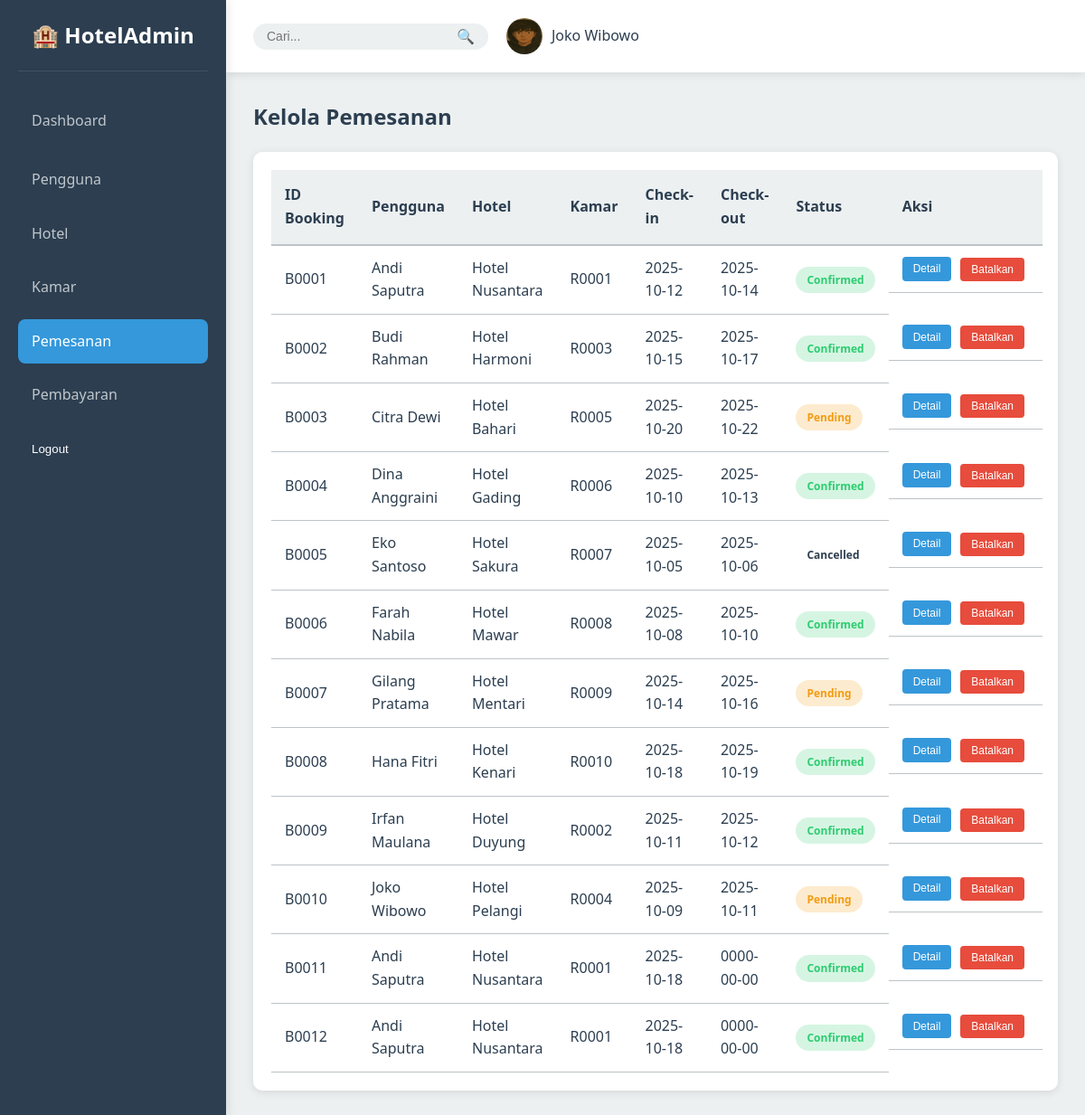
The page /admin_side/admin.php?page=bookings (signed in) on the database its author committed.
### tables this page shows
CREATE TABLE `booking` (
  `booking_id` varchar(10) NOT NULL,
  `user_id` varchar(10) DEFAULT NULL,
  `hotel_id` varchar(10) DEFAULT NULL,
  `booking_date` datetime DEFAULT current_timestamp(),
  `status` enum('pending','confirmed','cancelled') DEFAULT 'pending'
);

CREATE TABLE `user` (
  `user_id` varchar(5) NOT NULL,
  `name` varchar(100) DEFAULT NULL,
  `email` varchar(100) DEFAULT NULL,
  `password` varchar(64) DEFAULT NULL,
  `role` enum('customer','admin') DEFAULT 'customer'
);

CREATE TABLE `hotel` (
  `hotel_id` varchar(10) NOT NULL,
  `hotel_name` varchar(150) NOT NULL,
  `address` text NOT NULL,
  `phone_no` varchar(20) DEFAULT NULL,
  `email` varchar(100) DEFAULT NULL,
  `star_rating` decimal(2,1) DEFAULT NULL,
  `available_room` int(11) DEFAULT NULL,
  `add_on` text DEFAULT NULL,
  `image_url` varchar(255) DEFAULT NULL
);

CREATE TABLE `booking_detail` (
  `detail_id` varchar(10) NOT NULL,
  `booking_id` varchar(10) DEFAULT NULL,
  `room_id` varchar(10) DEFAULT NULL,
  `check_in` date NOT NULL,
  `check_out` date NOT NULL,
  `price_per_night` decimal(10,2) DEFAULT NULL,
  `total_price` decimal(12,2) DEFAULT NULL,
  `special_request` text DEFAULT NULL
);

### admin_side/admin.php (the view, shortened to what this page needs)
<?php
$conn = getConnection();
function getUsers($conn) {
    $query = "SELECT user_id, name, email, role FROM user LIMIT 100";
    $result = $conn->query($query);
    $users = [];
    while ($row = $result->fetch_assoc()) {
        $users[] = $row;
    }
    return $users;
}
function getHotels($conn) {
    $query = "SELECT hotel_id, hotel_name, address, phone_no, email, star_rating, available_room, add_on FROM hotel LIMIT 100";
    $result = $conn->query($query);
    $hotels = [];
    while ($row = $result->fetch_assoc()) {
        $hotels[] = $row;
    }
    return $hotels;
}
function getRooms($conn) {
    $query = "SELECT r.room_id, h.hotel_name, r.room_type, r.price, r.availability, r.hotel_id
              FROM room r
              JOIN hotel h ON r.hotel_id = h.hotel_id
              LIMIT 100";
    $result = $conn->query($query);
    $rooms = [];
    while ($row = $result->fetch_assoc()) {
        $rooms[] = $row;
    }
    return $rooms;
}
function getBookings($conn) {
    $query = "SELECT b.booking_id, u.name, h.hotel_name, bd.room_id, bd.check_in, bd.check_out, b.status, bd.special_request
              FROM booking b
              JOIN user u ON b.user_id = u.user_id
              JOIN hotel h ON b.hotel_id = h.hotel_id
              LEFT JOIN booking_detail bd ON b.booking_id = bd.booking_id
              LIMIT 100";
    $result = $conn->query($query);
    $bookings = [];
    while ($row = $result->fetch_assoc()) {
        $bookings[] = $row;
    }
    return $bookings;
}
function getPayments($conn) {
    $query = "SELECT payment_id, booking_id, amount, payment_method, payment_date, status
              FROM payment
              ORDER BY payment_date DESC
              LIMIT 100";
    $result = $conn->query($query);
    $payments = [];
    while ($row = $result->fetch_assoc()) {
        $payments[] = $row;
    }
    return $payments;
}
$search_keyword = isset($_GET['search']) ? $_GET['search'] : '';
$current_page = isset($_GET['page']) ? $_GET['page'] : 'dashboard';
if ($search_keyword) {
    switch($current_page) {
        case 'users':
            $users = searchUsers($conn, $search_keyword);
            break;
        case 'hotels':
            $hotels = searchHotels($conn, $search_keyword);
            break;
        case 'rooms':
            $rooms = searchRooms($conn, $search_keyword);
            break;
        case 'bookings':
            $bookings = searchBookings($conn, $search_keyword);
            break;
        case 'payments':
            $payments = searchPayments($conn, $search_keyword);
            break;
        default:
            $users = getUsers($conn);
            $hotels = getHotels($conn);
            $rooms = getRooms($conn);
            $bookings = getBookings($conn);
            $payments = getPayments($conn);
    }
} else {
    $bookings = getBookings($conn);
}
?>
<!DOCTYPE html>
<html lang="id">
<head>
    <link rel="stylesheet" href="styles.css">
</head>
<body>
    <div class="container">
        <aside class="sidebar" id="sidebar">
            <div class="logo">
                <h2>🏨 <span class="logo-text">HotelAdmin</span></h2>
            </div>
            <nav class="nav-menu">
                <a href="?page=dashboard" class="nav-item <?php echo (!isset($_GET['page']) || $_GET['page'] == 'dashboard') ? 'active' : ''; ?>">
                    <span>Dashboard</span>
                </a>
                <a href="?page=users<?php echo $search_keyword ? '&search=' . urlencode($search_keyword) : ''; ?>" class="nav-item <?php echo (isset($_GET['page']) && $_GET['page'] == 'users') ? 'active' : ''; ?>">
                    <span>Pengguna</span>
                </a>
                <a href="?page=hotels<?php echo $search_keyword ? '&search=' . urlencode($search_keyword) : ''; ?>" class="nav-item <?php echo (isset($_GET['page']) && $_GET['page'] == 'hotels') ? 'active' : ''; ?>">
                    <span>Hotel</span>
                </a>
                <a href="?page=rooms<?php echo $search_keyword ? '&search=' . urlencode($search_keyword) : ''; ?>" class="nav-item <?php echo (isset($_GET['page']) && $_GET['page'] == 'rooms') ? 'active' : ''; ?>">
                    <span>Kamar</span>
                </a>
                <a href="?page=bookings<?php echo $search_keyword ? '&search=' . urlencode($search_keyword) : ''; ?>" class="nav-item <?php echo (isset($_GET['page']) && $_GET['page'] == 'bookings') ? 'active' : ''; ?>">
                    <span>Pemesanan</span>
                </a>
                <a href="?page=payments<?php echo $search_keyword ? '&search=' . urlencode($search_keyword) : ''; ?>" class="nav-item <?php echo (isset($_GET['page']) && $_GET['page'] == 'payments') ? 'active' : ''; ?>">
                    <span>Pembayaran</span>
                </a>
                <form method="POST" style="display: inline;">
                    <button type="submit" class="nav-item logout" style="background: none; border: none; color: inherit; cursor: pointer; width: 100%; text-align: left; padding: 12px 15px;">
                        <span>Logout</span>
                    </button>
                </form>
            </nav>
        </aside>
        <main class="main-content">
            <header class="header">
                <div class="header-right">
                    <form method="GET" class="search-form">
                        <div class="search-box">
                            <input type="text" name="search" placeholder="Cari..." value="<?php echo htmlspecialchars($search_keyword); ?>">
                            <button type="submit">🔍</button>
                        </div>
                    </form>
                    <div class="user-profile">
                        <img src="assets/profile.jpg" alt="Admin">
                        <span><?php echo $_SESSION['name']; ?></span>
                    </div>
                </div>
            </header>
            <?php if (isset($_GET['page']) && $_GET['page'] == 'bookings'): ?>
            <section class="content-section active">
                <div class="section-header">
                    <h2>Kelola Pemesanan</h2>
                </div>
                <div class="card">
                    <table>
                        <thead>
                            <tr>
                                <th>ID Booking</th>
                                <th>Pengguna</th>
                                <th>Hotel</th>
                                <th>Kamar</th>
                                <th>Check-in</th>
                                <th>Check-out</th>
                                <th>Status</th>
                                <th>Aksi</th>
                            </tr>
                        </thead>
                        <tbody>
                            <?php foreach ($bookings as $booking): ?>
                            <tr>
                                <td><?php echo $booking['booking_id']; ?></td>
                                <td><?php echo $booking['name']; ?></td>
                                <td><?php echo $booking['hotel_name']; ?></td>
                                <td><?php echo $booking['room_id']; ?></td>
                                <td><?php echo $booking['check_in']; ?></td>
                                <td><?php echo $booking['check_out']; ?></td>
                                <td>
                                    <?php
                                    if ($booking['status'] == 'confirmed') {
                                        echo '<span class="badge confirmed">Confirmed</span>';
                                    } elseif ($booking['status'] == 'pending') {
                                        echo '<span class="badge pending">Pending</span>';
                                    } else {
                                        echo '<span class="badge delete">Cancelled</span>';
                                    }
                                    ?>
                                </td>
                                <td class="action-buttons">
                                    <button class="btn-small btn-edit" onclick="detailBooking('<?php echo $booking['booking_id']; ?>', '<?php echo htmlspecialchars($booking['name']); ?>', '<?php echo htmlspecialchars($booking['hotel_name']); ?>', '<?php echo $booking['room_id']; ?>', '<?php echo $booking['check_in']; ?>', '<?php echo $booking['check_out']; ?>', '<?php echo $booking['status']; ?>', '<?php echo htmlspecialchars($booking['special_request'] ?? ''); ?>')">Detail</button>
                                    <form method="POST" style="display:inline;" onsubmit="return confirm('Batalkan booking ini?');">
                                        <button type="submit" class="btn-small btn-delete">Batalkan</button>
                                    </form>
                                </td>
                            </tr>
                            <?php endforeach; ?>
                        </tbody>
                    </table>
                </div>
            </section>
            <?php endif; ?>
        </main>
    </div>
</body>
</html>

### admin_side/styles.css (style rules this page uses)
* { margin: 0; padding: 0; box-sizing: border-box; }
:root { --primary-color: #2c3e50; --secondary-color: #3498db; --accent-color: #e74c3c; --success-color: #2ecc71; --warning-color: #f39c12; --light-bg: #ecf0f1; --dark-bg: #2c3e50; --white: #ffffff; --text-dark: #2c3e50; --text-light: #7f8c8d; --border-color: #bdc3c7; --shadow: 0 2px 10px rgba(0, 0, 0, 0.1); }
body { font-family: 'Segoe UI', Tahoma, Geneva, Verdana, sans-serif; background-color: var(--light-bg); color: var(--text-dark); line-height: 1.6; }
.container { display: flex; height: 100vh; }
.sidebar { width: 250px; background-color: var(--dark-bg); color: var(--white); padding: 20px; box-shadow: 2px 0 10px rgba(0, 0, 0, 0.1); overflow-y: auto; position: fixed; height: 100vh; left: 0; top: 0; transition: width 0.3s ease; z-index: 1000; }
.logo { margin-bottom: 30px; padding-bottom: 20px; border-bottom: 1px solid rgba(255, 255, 255, 0.1); }
.logo h2 { font-size: 24px; text-align: center; }
.logo-text { transition: opacity 0.3s ease; }
.nav-menu { display: flex; flex-direction: column; gap: 10px; }
.nav-item { display: flex; align-items: center; gap: 12px; padding: 12px 15px; color: rgba(255, 255, 255, 0.7); text-decoration: none; border-radius: 8px; transition: all 0.3s ease; cursor: pointer; }
.nav-item.active { background-color: var(--secondary-color); color: var(--white); }
.nav-item.logout { margin-top: auto; color: var(--accent-color); margin-bottom: 0; border-top: 1px solid rgba(255, 255, 255, 0.1); padding-top: 15px; margin-top: 20px; }
.nav-item:nth-child(2) { margin-top: 5px; }
.nav-item.logout { border-top: 2px solid rgba(255, 255, 255, 0.2); padding-top: 12px; }
.main-content { flex: 1; margin-left: 250px; display: flex; flex-direction: column; overflow-y: auto; transition: margin-left 0.3s ease; }
.header { background-color: var(--white); padding: 20px 30px; display: flex; justify-content: space-between; align-items: center; box-shadow: var(--shadow); position: sticky; top: 0; z-index: 100; }
.header-right { display: flex; gap: 20px; align-items: center; }
.search-form { display: contents; }
.search-box { display: flex; background-color: var(--light-bg); border-radius: 20px; padding: 5px 15px; gap: 10px; }
.search-box input { border: none; background: transparent; outline: none; width: 200px; font-size: 14px; }
.search-box button { background: none; border: none; cursor: pointer; font-size: 16px; }
.user-profile { display: flex; align-items: center; gap: 10px; }
.user-profile img { width: 40px; height: 40px; border-radius: 50%; }
.content-section { display: none; padding: 30px; }
.content-section.active { display: block; animation: fadeIn 0.3s ease-in; }
.card { background-color: var(--white); border-radius: 10px; padding: 20px; box-shadow: var(--shadow); }
.section-header { display: flex; justify-content: space-between; align-items: center; margin-bottom: 20px; }
.section-header h2 { font-size: 24px; color: var(--text-dark); }
table { width: 100%; border-collapse: collapse; }
thead { background-color: var(--light-bg); }
th { padding: 15px; text-align: left; font-weight: 600; color: var(--text-dark); border-bottom: 2px solid var(--border-color); }
td { padding: 12px 15px; border-bottom: 1px solid var(--border-color); }
tbody tr { transition: background-color 0.3s ease; }
.btn-small { padding: 6px 12px; font-size: 12px; border: none; border-radius: 4px; cursor: pointer; margin-right: 5px; transition: all 0.3s ease; }
.btn-edit { background-color: var(--secondary-color); color: var(--white); }
.btn-delete { background-color: var(--accent-color); color: var(--white); }
.action-buttons { display: flex; gap: 5px; }
.badge { display: inline-block; padding: 5px 12px; border-radius: 20px; font-size: 12px; font-weight: 600; }
.badge.active, .badge.confirmed { background-color: rgba(46, 204, 113, 0.2); color: var(--success-color); }
.badge.pending { background-color: rgba(243, 156, 18, 0.2); color: var(--warning-color); }

### rows shown on the page
booking: booking_id "B0001", user.name "Andi Saputra", hotel.hotel_name "Hotel Nusantara", booking_detail.room_id "R0001", booking_detail.check_in "2025-10-12", booking_detail.check_out "2025-10-14", status "Confirmed"
booking: booking_id "B0002", user.name "Budi Rahman", hotel.hotel_name "Hotel Harmoni", booking_detail.room_id "R0003", booking_detail.check_in "2025-10-15", booking_detail.check_out "2025-10-17", status "Confirmed"
booking: booking_id "B0003", user.name "Citra Dewi", hotel.hotel_name "Hotel Bahari", booking_detail.room_id "R0005", booking_detail.check_in "2025-10-20", booking_detail.check_out "2025-10-22", status "Pending"
booking: booking_id "B0004", user.name "Dina Anggraini", hotel.hotel_name "Hotel Gading", booking_detail.room_id "R0006", booking_detail.check_in "2025-10-10", booking_detail.check_out "2025-10-13", status "Confirmed"
booking: booking_id "B0005", user.name "Eko Santoso", hotel.hotel_name "Hotel Sakura", booking_detail.room_id "R0007", booking_detail.check_in "2025-10-05", booking_detail.check_out "2025-10-06", status "Cancelled"
booking: booking_id "B0006", user.name "Farah Nabila", hotel.hotel_name "Hotel Mawar", booking_detail.room_id "R0008", booking_detail.check_in "2025-10-08", booking_detail.check_out "2025-10-10", status "Confirmed"
booking: booking_id "B0007", user.name "Gilang Pratama", hotel.hotel_name "Hotel Mentari", booking_detail.room_id "R0009", booking_detail.check_in "2025-10-14", booking_detail.check_out "2025-10-16", status "Pending"
booking: booking_id "B0008", user.name "Hana Fitri", hotel.hotel_name "Hotel Kenari", booking_detail.room_id "R0010", booking_detail.check_in "2025-10-18", booking_detail.check_out "2025-10-19", status "Confirmed"
booking: booking_id "B0009", user.name "Irfan Maulana", hotel.hotel_name "Hotel Duyung", booking_detail.room_id "R0002", booking_detail.check_in "2025-10-11", booking_detail.check_out "2025-10-12", status "Confirmed"
booking: booking_id "B0010", user.name "Joko Wibowo", hotel.hotel_name "Hotel Pelangi", booking_detail.room_id "R0004", booking_detail.check_in "2025-10-09", booking_detail.check_out "2025-10-11", status "Pending"
booking: booking_id "B0011", user.name "Andi Saputra", hotel.hotel_name "Hotel Nusantara", booking_detail.room_id "R0001", booking_detail.check_in "2025-10-18", booking_detail.check_out "0000-00-00", status "Confirmed"
booking: booking_id "B0012", user.name "Andi Saputra", hotel.hotel_name "Hotel Nusantara", booking_detail.room_id "R0001", booking_detail.check_in "2025-10-18", booking_detail.check_out "0000-00-00", status "Confirmed"

### other values the page prints
$_SESSION['name'] "Joko Wibowo"
